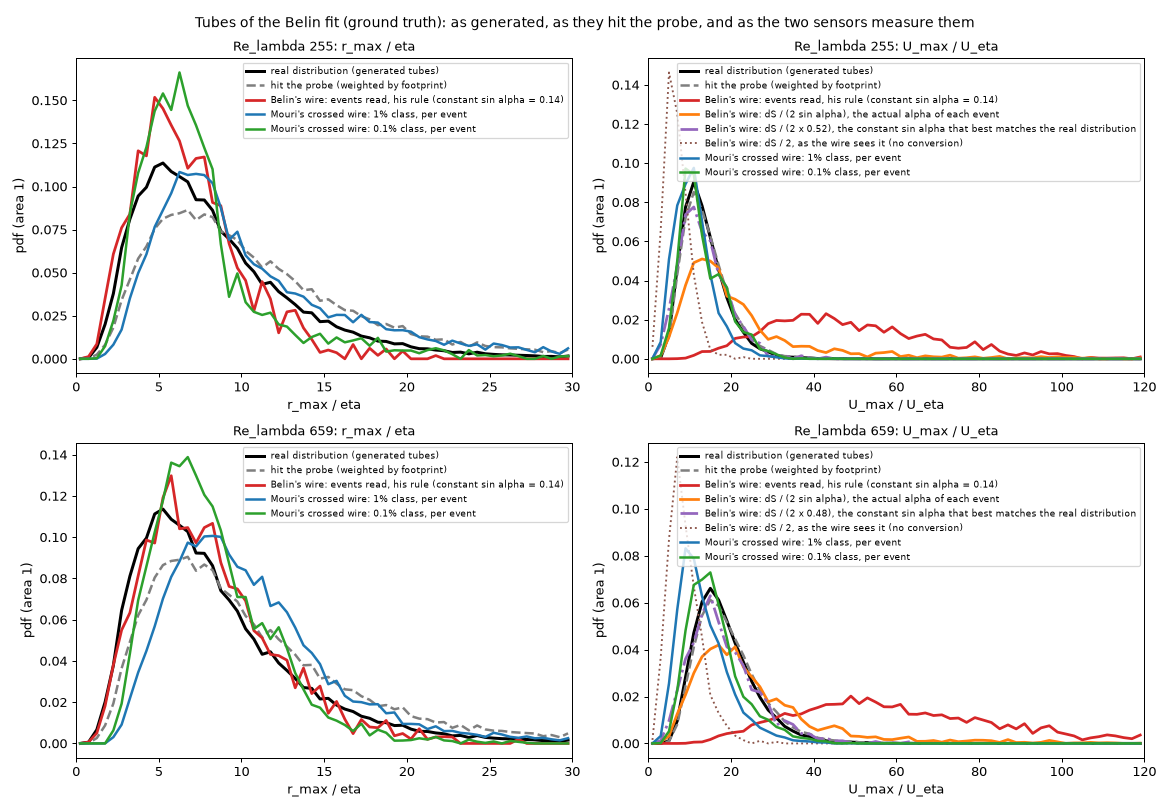

Recreate this plot in Python.
"""belin_mouri_dists.py  v01  The distributions of r_max and U_max/U_eta of the tubes of the Belin fit (ground truth): as generated, as they hit the probe, and as the sensors of Belin and of Mouri measure them.
Curves   real: the generated population (area 1); hit the probe: the same weighted by the footprint of each tube (the flux through the probe line, importance sampling of chord_belin_sens.py);
         Belin's wire: the events that pass his gradient cut and can be read, r = half the spacing of the extrema, U = dS / (2 x 0.14) (his rule), also dS / (2 sin alpha) with the actual alpha of each event, dS / (2 sin alpha*) with the one constant sin alpha* that best matches the real distribution (belin_sin_alpha_equiv.py), and the raw dS / 2; Mouri's crossed wire: the events of the 1% (3.6 sigma) and 0.1% (6.4 sigma) classes, r and U read on each event (belin_range_numbers.py).
Rows     Re_lambda 255 and 659.  Linear axes, every curve has area 1 over the range shown (what falls beyond is omitted).
Usage    python belin_mouri_dists.py [--n 40000]    writes belin_mouri_dists.png
Versions M01 m01.v04 (2026-11-13): U panel also shows dS/(2 sin alpha) with the actual alpha, with the constant sin alpha* that best matches the real distribution, and the raw dS/2.
"""
import argparse
import os
import sys

import matplotlib
matplotlib.use("Agg")
import matplotlib.pyplot as plt
import numpy as np

HERE = os.path.dirname(os.path.abspath(__file__))
sys.path.insert(0, HERE)
import chord_belin_sens as cs         # noqa: E402
import chord_belin_sens_fit as sf     # noqa: E402
import belin_range_numbers as rn      # noqa: E402
import belin_sin_alpha_equiv as sae   # noqa: E402


def dens(v, w, edges):
    h = np.histogram(v, edges, weights=w)[0].astype(float)
    return h / (h.sum() * (edges[1] - edges[0]))


def main():
    ap = argparse.ArgumentParser()
    ap.add_argument("--n", type=int, default=40000)
    ap.add_argument("--params", type=float, nargs=4, default=[7.29, 0.58, 2.58, 0.38])
    args = ap.parse_args()
    cfg = sf.config(np.log(np.array(args.params)))
    fig, ax = plt.subplots(2, 2, figsize=(13, 9))
    for row, Rl in enumerate((255, 659)):
        res = cs.run(Rl, cfg, args.n, 11)
        ev = rn.mouri_events(Rl, cfg, args.n)
        w, rd = res["w"], res["rd"]
        one = np.ones_like(w)
        for col, (label, top, nb) in enumerate((("r_max / eta", 30.0, 60), ("U_max / U_eta", 120.0, 60))):
            edges = np.linspace(0, top, nb + 1)
            mid = 0.5 * (edges[1:] + edges[:-1])
            a = ax[row, col]
            if col == 0:
                true, belin, mouri = res["r"], res["r_read"][rd], ev["r_obs"]
            else:
                true, belin, mouri = res["umax"], res["amp"][rd] / cs.SIN_BELIN, ev["u_obs"]
            a.plot(mid, dens(true, one, edges), color="k", lw=2.4, label="real distribution (generated tubes)")
            a.plot(mid, dens(true, w, edges), color="tab:gray", lw=2.0, ls="--", label="hit the probe (weighted by footprint)")
            a.plot(mid, dens(belin, w[rd], edges), color="tab:red", lw=2.2, label="Belin's wire: events read, his rule (constant sin alpha = 0.14)")
            if col == 1:
                a.plot(mid, dens(res["amp"][rd] / np.abs(res["sin_w"][rd]), w[rd], edges), color="tab:orange", lw=2.2, label="Belin's wire: dS / (2 sin alpha), the actual alpha of each event")
                sstar = sae.best(res["amp"][rd], w[rd], res["umax"], one, np.linspace(0, 120, 241))
                a.plot(mid, dens(res["amp"][rd] / sstar, w[rd], edges), color="tab:purple", lw=2.2, ls="-.", label="Belin's wire: dS / (2 x %.2f), the constant sin alpha that best matches the real distribution" % sstar)
                a.plot(mid, dens(res["amp"][rd], w[rd], edges), color="tab:brown", lw=1.5, ls=":", label="Belin's wire: dS / 2, as the wire sees it (no conversion)")
            c1, c01 = ev["peak"] >= rn.K1, ev["peak"] >= rn.K01
            a.plot(mid, dens(mouri[c1], ev["w"][c1], edges), color="tab:blue", lw=2.0, label="Mouri's crossed wire: 1% class, per event")
            a.plot(mid, dens(mouri[c01], ev["w"][c01], edges), color="tab:green", lw=2.0, label="Mouri's crossed wire: 0.1% class, per event")
            a.set_xlim(0, top)
            a.set_xlabel(label)
            a.set_ylabel("pdf (area 1)")
            a.set_title("Re_lambda %d: %s" % (Rl, label), fontsize=10)
            a.legend(fontsize=7)
    fig.suptitle("Tubes of the Belin fit (ground truth): as generated, as they hit the probe, and as the two sensors measure them", fontsize=11)
    fig.tight_layout()
    fig.savefig(os.path.join(HERE, "belin_mouri_dists.png"), dpi=90)


if __name__ == "__main__":
    main()
